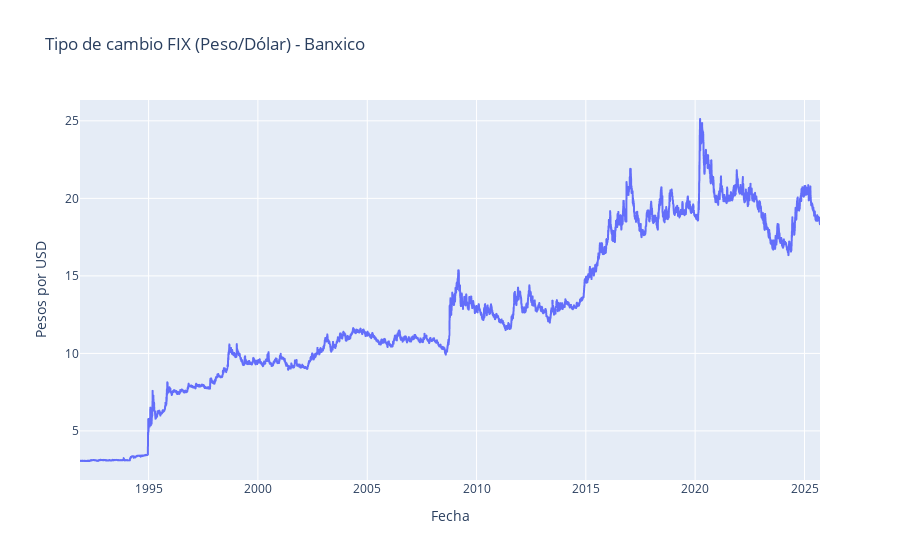

The cell this chart's notebook holds for it:
### Code cell
# Graficar con Plotly
fig = px.line(
    df,
    x=df.index,
    y="TipoCambio",
    title="Tipo de cambio FIX (Peso/Dólar) - Banxico",
    labels={"TipoCambio": "Pesos por USD"}
)

# Mostrar gráfico interactivo
fig.show()

### Figure 1 — Plotly figure (JSON) as saved in the notebook; plotly's stock layout.template omitted (floating-point values rounded to 4 significant figures; data arrays with more than 128 entries replaced by an {"elided": "..."} marker saying what was removed)
{"data": [{"hovertemplate": "Fecha=%{x}<br>Pesos por USD=%{y}<extra></extra>", "legendgroup": "", "line": {"color": "#636efa", "dash": "solid"}, "marker": {"symbol": "circle"}, "mode": "lines", "name": "", "showlegend": false, "type": "scattergl", "x": {"elided": "8508 str values"}, "xaxis": "x", "y": {"elided": "8508 float values"}, "yaxis": "y"}], "layout": {"legend": {"tracegroupgap": 0}, "title": {"text": "Tipo de cambio FIX (Peso/Dólar) - Banxico"}, "xaxis": {"anchor": "y", "domain": [0, 1], "title": {"text": "Fecha"}}, "yaxis": {"anchor": "x", "domain": [0, 1], "title": {"text": "Pesos por USD"}}}}
